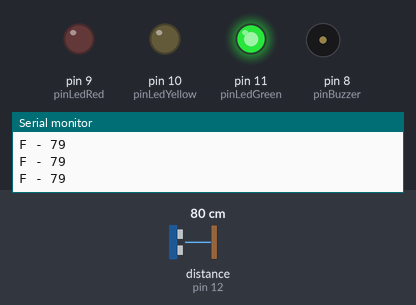
The program below on a simulated Arduino Uno, built with avr-gcc and run on an emulated ATmega328P. Parts: output pins drawn as LEDs (lit = HIGH), buzzer (waves = sounding), the last lines printed to the serial monitor. Wiring (inferred from the names in the program): ultrasonic range finder: trigger pin 13; echo pin 12. Dashed ring = blinking. The test bench sets the inputs (shaded band); at power-on: distance to the obstacle (sensor on pin 12) 80 cm. The echo pulse lasts 58.3 µs per cm; pins used as bus, display or sensor lines are not drawn.

Above: at 1.2 s.
1.3 s: distance to the obstacle (sensor on pin 12) set to 2 cm
At 1.46 s:
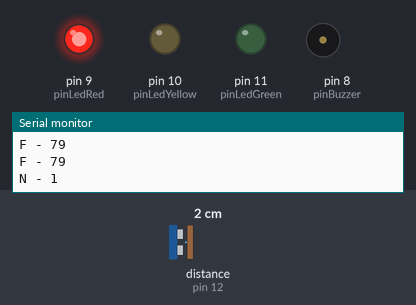
4.3 s: distance to the obstacle (sensor on pin 12) set to 29 cm
7.3 s: distance to the obstacle (sensor on pin 12) set to 34 cm
At 7.8 s:
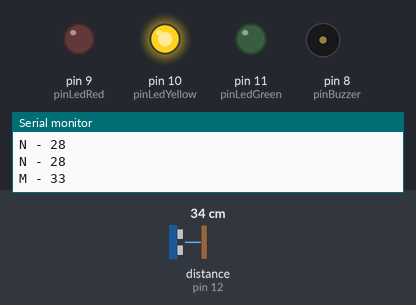
10.3 s: distance to the obstacle (sensor on pin 12) set to 120 cm
At 10.9 s:
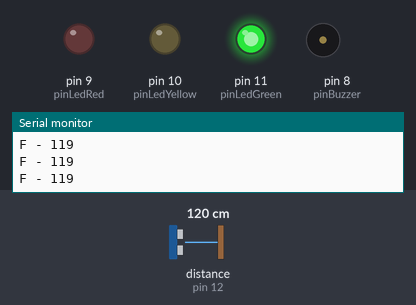
11.9 s: distance to the obstacle (sensor on pin 12) set to 60 cm
At 12.56 s:
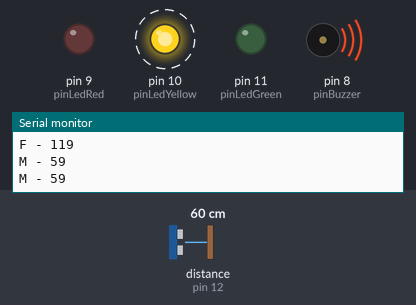
14.9 s: distance to the obstacle (sensor on pin 12) set to 4 cm
At 15.09 s:
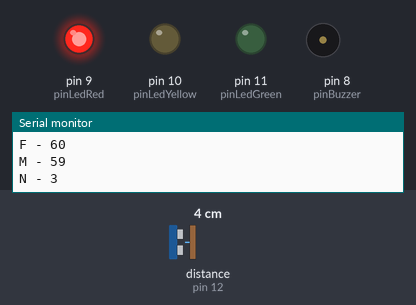
Timing chart, 0 to 18.9 s (numbered marks = the images above; inputs shaded):
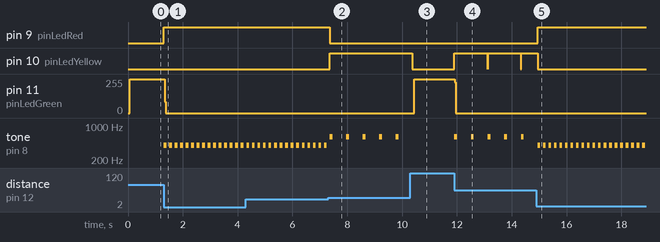

The program:

main.cpp
```cpp
#include <Arduino.h>
#include <microTuple.h>

#define pinTrigger 13
#define pinEcho 12

#define pinLedGreen 11
#define pinLedYellow 10
#define pinLedRed 9

#define pinBuzzer 8

#define NEAR_DISTANCE 30
#define FAR_DISTANCE 60

void setup()
{
  // put your setup code here, to run once:
  Serial.begin(9600);

  pinMode(pinTrigger, OUTPUT);
  pinMode(pinEcho, INPUT);
  pinMode(pinLedGreen, OUTPUT);
  pinMode(pinLedYellow, OUTPUT);
  pinMode(pinLedRed, OUTPUT);
  pinMode(pinBuzzer, OUTPUT);
}

void handleSonorousAlert(char distanceCode)
{
  boolean useAlert = false;
  int
      interval = 0,
      frequency = 0;

  switch (distanceCode)
  {
  case 'N':
    useAlert = true;
    interval = 100;
    frequency = 400;
    break;

  case 'M':
    useAlert = true;
    interval = 500;
    frequency = 600;
    break;

  case 'F':
    useAlert = false;
    break;
  }

  if (useAlert)
  {
    tone(pinBuzzer, frequency);
    delay(100);

    noTone(pinBuzzer);
    delay(interval);
  }
}

void handleVisualAlert(char distanceCode)
{
  int ledPins[] = {pinLedGreen, pinLedYellow, pinLedRed};

  for (const int &pin : ledPins)
    digitalWrite(pin, LOW);

  int pinToTurnOn = pinLedGreen;

  switch (distanceCode)
  {
  case 'N':
    pinToTurnOn = pinLedRed;
    break;

  case 'M':
    pinToTurnOn = pinLedYellow;
    break;

  case 'F':
    pinToTurnOn = pinLedGreen;
    break;
  }

  digitalWrite(pinToTurnOn, HIGH);
}

/**
 * N -> Near
 * M -> Medium
 * F -> Far
*/
void handleDistanceAlert(char distanceCode)
{
  handleVisualAlert(distanceCode);
  handleSonorousAlert(distanceCode);
}

/**
 * Returns MicroTuple<long distanceInCentimeters, char distanceCode>
*/
MicroTuple<long, char> getDistanceData()
{
  digitalWrite(pinTrigger, HIGH);
  delayMicroseconds(10);
  digitalWrite(pinTrigger, LOW);

  long pulseTime = pulseIn(pinEcho, HIGH);
  double distanceInCentimeters = 0.01715 * pulseTime;

  char distanceCode;

  if (distanceInCentimeters < NEAR_DISTANCE)
    distanceCode = 'N';
  else if (NEAR_DISTANCE <= distanceInCentimeters && distanceInCentimeters < FAR_DISTANCE)
    distanceCode = 'M';
  else
    distanceCode = 'F';

  MicroTuple<long, char> distanceData(distanceInCentimeters, distanceCode);

  return distanceData;
}

void loop()
{
  auto [distanceInCentimeters, distanceCode] = getDistanceData();

  Serial.println((String)distanceCode.get<0>() + " - " + distanceInCentimeters);

  handleDistanceAlert(distanceCode.get<0>());
}
```

Measured:
- the behaviour switches between 30 and 31 cm on distance to the obstacle (sensor on pin 12) (found by bisection; images 1 and 2)
- after the input at 1.3 s, pin 9 (pinLedRed): LOW → HIGH at once; pin 11 (pinLedGreen): 255/255 → 0/255 at once; tone on pin 8 (pinBuzzer): alternates 400 Hz for 0.10 s and silent for 0.10 s, starting at once
- after the input at 7.3 s, pin 9 (pinLedRed): HIGH → LOW after 0.06 s; pin 10 (pinLedYellow): LOW → HIGH after 0.06 s; tone on pin 8 (pinBuzzer): alternates 600 Hz for 0.10 s and silent for 0.50 s, starting after 0.06 s
- after the input at 10.3 s, pin 10 (pinLedYellow): HIGH → LOW after 0.08 s; pin 11 (pinLedGreen): 0/255 → 255/255 after 0.14 s; tone on pin 8 (pinBuzzer): stops changing and stays silent
- after the input at 11.9 s, pin 10 (pinLedYellow): alternates HIGH for 1.2 s and LOW for 0.01 s, starting at once; pin 11 (pinLedGreen): 255/255 → 0/255 at once; tone on pin 8 (pinBuzzer): alternates 600 Hz for 0.10 s and silent for 0.51 s, starting at once
- after the input at 14.9 s, pin 9 (pinLedRed): LOW → HIGH after 0.05 s; tone on pin 8 (pinBuzzer): alternates 400 Hz for 0.10 s and silent for 0.10 s, starting after 0.05 s
